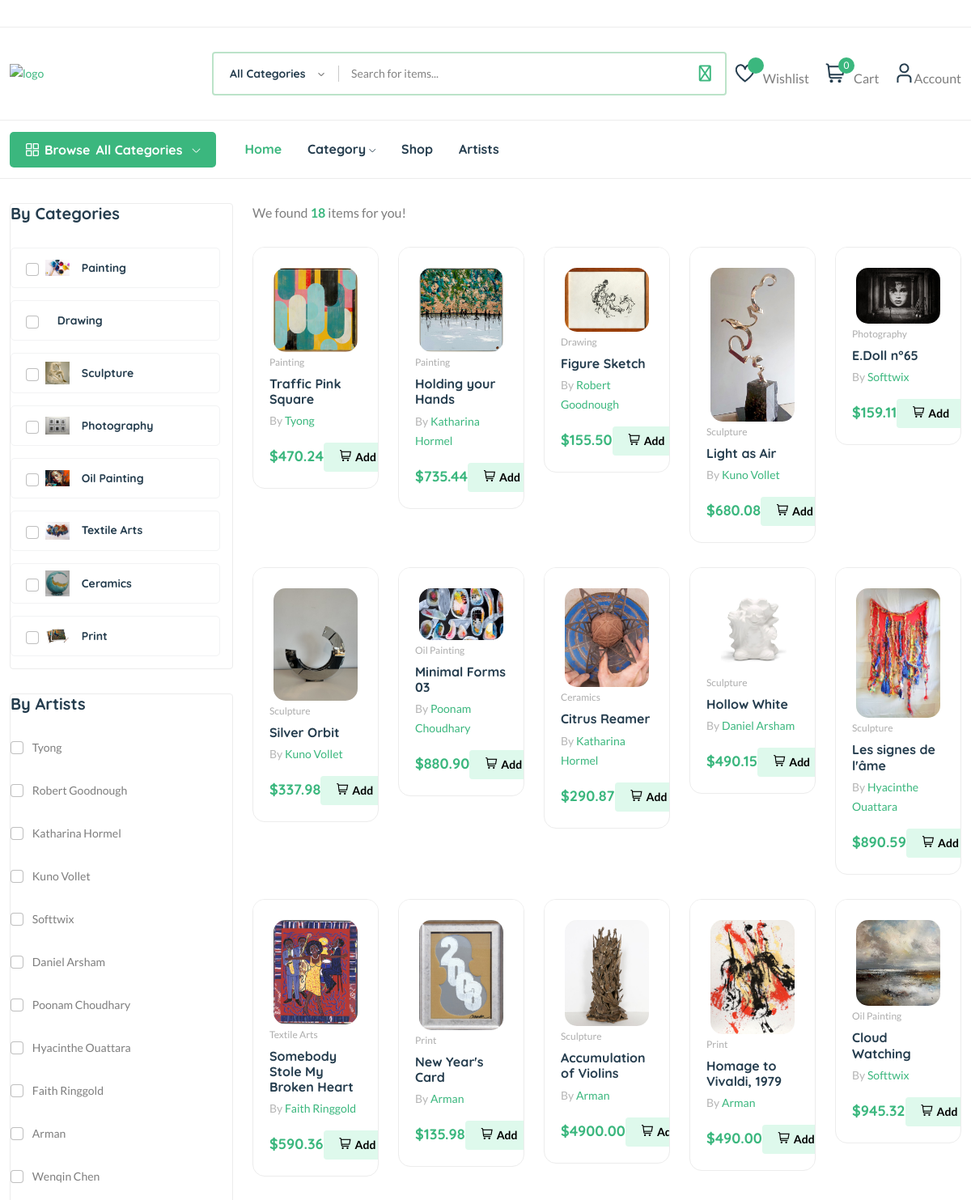
Screenshot of /products/ (upper part) with the database file from the repository.
### core/models.py (models this page shows, shortened)
class Category(models.Model):
    cid = ShortUUIDField(unique=True,length=10, max_length=20, prefix= "cat",alphabet="abcdefgh12345")
    title = models.CharField(max_length=100, default= "Painting")
    image = models.ImageField(upload_to="category", default= "category.jpg")
    class Meta:
        verbose_name_plural = "Categories"

class Artist(models.Model):
    aid = ShortUUIDField(unique=True,length=10, max_length=20, prefix= "artst",alphabet="abcdefgh12345")
    title = models.CharField(max_length=100, default="Tyong")
    image = models.ImageField(upload_to=user_directory_path, default="artist.jpg")
    cover_image = models.ImageField(upload_to=user_directory_path, default="artist.jpg")
    description =  RichTextUploadingField(null=True, blank= True, default= "I am an artist.")
    address = models.CharField(max_length=100, default= "123 Main Street")
    contact = models.CharField(max_length=100,default="+(977) (1234) 56789")
    chat_resp_time = models.CharField(max_length=100, default="100")
    shipping_on_time = models.CharField(max_length=100, default="100")
    authentic_rating = models.CharField(max_length=100, default="100")
    days_return = models.CharField(max_length=100, default="100")
    warranty_period = models.CharField(max_length=100, default="100")
    user = models.ForeignKey(User, on_delete=models.SET_NULL, null=True)
    date = models.DateTimeField(auto_now_add=True, null= True, blank=True)
    class Meta:
        verbose_name_plural = "Artists"

class Product(models.Model):
    pid = ShortUUIDField(unique=True,length=10, max_length=20,alphabet="abcdefgh12345")
    user = models.ForeignKey(User, on_delete=models.SET_NULL, null=True)
    category = models.ForeignKey(Category, on_delete=models.SET_NULL, null=True, related_name="category")
    artist = models.ForeignKey(Artist, on_delete=models.SET_NULL, null=True, related_name="artist")
    title = models.CharField(max_length=100, default= "Starry Night")
    image = models.ImageField(upload_to=user_directory_path, default= "product.jpg")
    description =  RichTextUploadingField(null=True, blank= True, default="This is art")
    price = models.DecimalField(max_digits=12, decimal_places=2, default= 4900.15)
    old_price = models.DecimalField(max_digits=12, decimal_places=2, default= 5100.24)
    specifications = RichTextUploadingField(null=True, blank= True)
    type = models.CharField(max_length=100, default= "Painting")
    stock_count = models.CharField(max_length=100, default= "10")
    mfd= models.DateTimeField(auto_now_add=False,null=True,blank=True)
    tags = TaggableManager(blank=True)
    products_status = models.CharField(choices= STATUS, max_length= 10, default="in_review")
    status = models.BooleanField(default=True)
    in_stock = models.BooleanField(default=True)
    featured = models.BooleanField(default=False)
    digital = models.BooleanField(default=False)
    sku = ShortUUIDField(unique=True,length=4, max_length=10,prefix = "sku",alphabet="abcdefgh12345")
    date = models.DateField(auto_now_add=True)
    updated = models.DateTimeField(null=True, blank=True)
    class Meta:
        verbose_name_plural = "Products"
    def get_percentage(self):
        new_price = ((self.old_price-self.price)/self.old_price) * 100
        return new_price

### core/views.py (the view)
# urls.py: path("products/", product_list_view, name= "product-list"),
def product_list_view(request):
    products = Product.objects.filter(products_status="published")
    context = {
        "products":products,
    }
    return render(request,'core/product-list.html',context)

### core/context_processor.py (called while the page is built)
def default(request):
    categories = Category.objects.all()
    artists = Artist.objects.all()
    min_max_price = Product.objects.aggregate(Min("price"),Max("price"))
    try:
        wishlist = wishlist_model.objects.filter(user=request.user)
    except:
        messages.warning(request, "")
        wishlist = 0
    try:
        address = Address.objects.get(user=request.user)
    except:
        address = None
    return {
        'categories':categories,
        'address':address,
        'wishlist':wishlist,
        'artists':artists,
        'min_max_price':min_max_price,
    }

### templates/core/product-list.html (shortened to what this page needs)
{% extends 'partials/base.html' %} {% load static %} {% block content %}
<main class="main">
    <div class="container mb-30 mt-30">
        <div class="row">
            <div class="col-lg-3">
                <div class="card mb-30">
                    <h5 class="mb-30">By Categories</h5>
                    <div class="categories-dropdown-wrap font-heading">
                        <ul>
                            {% for c in categories %}
                            <li>
                                <input data-filter="category" class="form-check-input filter-checkbox" type="checkbox" name="checkbox" id="exampleCheckbox2" value="{{c.id}}" />
                                <a href="shop-grid-right.html"> <img src="{{c.image.url}}" alt="" />{{c.title}}</a>
                            </li>
                            {% endfor %}
                        </ul>
                    </div>
                </div>
                <div class="card mb-30">
                    <h5 class="mb-30">By Artists</h5>
                    <div class="d-flex">
                        <div class="custome-checkboxx mr-80">
                            {% for a in artists %}
                            <input data-filter="artist" class="form-check-input filter-checkbox" type="checkbox" name="checkbox" id="exampleCheckbox1" value="{{a.id}}" />
                            <label class="form-check-label" for="exampleCheckbox1"><span>{{a.title}}</span></label>
                            <br />
                            <br />
                            {% endfor %}
                        </div>
                    </div>
                </div>
            </div>
            <div class="col-lg-9">
                <div class="shop-product-fillter">
                    <div class="totall-product">
                        <p>We found <strong class="text-brand">{{products.count}}</strong> items for you!</p>
                    </div>
                </div>
                <div class="row product-grid" id="filtered-products">
                    {% for p in products %}
                    <div class="col-lg-1-5 col-md-4 col-12 col-sm-6">
                        <div class="product-cart-wrap mb-30">
                            <div class="product-img-action-wrap">
                                <div class="product-img product-img-zoom">
                                    <a href="{% url 'core:product-detail' p.pid %}">
                                        <img class="default-img" src="{{p.image.url}}" alt="" />
                                    </a>
                                </div>
                            </div>
                            <div class="product-content-wrap">
                                <div class="product-category">
                                    <a href="{% url 'core:product-detail' p.pid %}">{{p.category.title}}</a>
                                </div>
                                <h2><a href="{% url 'core:product-detail' p.pid %}">{{p.title}}</a></h2>
                                <div>
                                    <span class="font-small text-muted">By <a href="{% url 'core:artist-detail' p.artist.aid %}">{{p.artist.title}}</a></span>
                                </div>
                                <div class="product-card-bottom">
                                    <div class="product-price">
                                        <span>$</span><span class="current-product-price-{{p.id}}">{{p.price}}</span>
                                    </div>
                                    <div class="add-cart">
                                        <div class="d-flex">
                                            <button class="add add-to-cart-btn" data-index="{{p.id}}" style="border: none;" id="add-to-cart-btn"><i class="fi-rs-shopping-cart mr-5"></i>Add</button>
                                        </div>
                                    </div>
                                </div>
                            </div>
                        </div>
                    </div>
                    {% endfor %}
                </div>
            </div>
        </div>
    </div>
</main>
{% endblock content %}

### templates/partials/base.html (shortened to what this page needs)
{% load static %}
<!DOCTYPE html>
<html class="no-js" lang="en">
<head>
    <link rel="stylesheet" href="{% static 'assets/css/plugins/slider-range.css' %}" />
    <link rel="stylesheet" href="{% static '/assets/css/main.css'%}" />
    <link rel="stylesheet" href="https://cdnjs.cloudflare.com/ajax/libs/font-awesome/5.13.0/css/all.min.css">
    <link rel="stylesheet" href="https://cdnjs.cloudflare.com/ajax/libs/font-awesome/6.0.0-beta3/css/all.min.css" />
</head>
<body>
    <header class="header-area header-style-1 header-height-2">
        <div class="header-top header-top-ptb-1 d-none d-lg-block">
            <div class="container">
                <div class="row align-items-center">
                    <div class="col-xl-6 col-lg-4">
                        <div class="text-center">
                        </div>
                    </div>
                </div>
            </div>
        </div>
        <div class="header-middle header-middle-ptb-1 d-none d-lg-block">
            <div class="container">
                <div class="header-wrap">
                    <div class="logo logo-width-1">
                        <a href="index.html"><img src="{% static 'assets/imgs/theme/logo.svg' %}" alt="logo" /></a>
                    </div>
                    <div class="header-right">
                        <div class="search-style-2">
                            <form action="{% url 'core:search' %}" method="GET">
                                <input type="text" placeholder="Search for items..." name="q" />
                                <button class="fas fa-search " type="submit"></button>
                            </form>
                        </div>
                        <div class="header-action-right">
                            <div class="header-action-2">
                                <div class="header-action-icon-2">
                                    <a href="{% url 'core:wishlist' %}">
                                        <img class="svgInject" alt="Nest" src="{% static 'assets/imgs/theme/icons/icon-heart.svg' %}" />
                                        <span class="pro-count blue">{{wishlist.count}}</span>
                                    </a>
                                    <a href="{% url 'core:wishlist' %}"><span class="lable">Wishlist</span></a>
                                </div>
                                <div class="header-action-icon-2">
                                    <a class="mini-cart-icon" href="{% url 'core:cart' %}">
                                        <img alt="Nest" src="{% static 'assets/imgs/theme/icons/icon-cart.svg'%}" />
                                        <span class="pro-count blue">{{request.session.cart_data_obj|length}}</span>
                                    </a>
                                    <a href="{% url 'core:cart' %}"><span class="lable">Cart</span></a>
                                </div>
                                <div class="header-action-icon-2">
                                    <a href="page-account.html">
                                        <img class="svgInject" alt="Nest" src="{% static 'assets/imgs/theme/icons/icon-user.svg' %}" />
                                    </a>
                                    <a href="page-account.html"><span class="lable ml-0">Account</span></a>
                                </div>
                            </div>
                        </div>
                    </div>
                </div>
            </div>
        </div>
        <div class="header-bottom header-bottom-bg-color sticky-bar">
            <div class="container">
                <div class="header-wrap header-space-between position-relative">
                    <div class="header-nav d-none d-lg-flex">
                        <div class="main-categori-wrap d-none d-lg-block">
                            <a class="categories-button-active" href="#">
                                <span class="fi-rs-apps"></span> <span class="et">Browse</span> All Categories
                                <i class="fi-rs-angle-down"></i>
                            </a>
                        </div>
                        <div class="main-menu main-menu-padding-1 main-menu-lh-2 d-none d-lg-block font-heading">
                            <nav>
                                <ul>
                                    <li>
                                        <a class="active" href="{% url 'core:index' %}">Home </a>
                                    </li>
                                    <li>
                                        <a href="{% url 'core:category-list'%}">Category<i class="fi-rs-angle-down"></i></a>
                                    </li>
                                    <li><a href="{% url 'core:product-list' %}">Shop</a></li>
                                        <li><a href="{% url 'core:artist-list' %}">Artists </a></li>
                                </ul>
                            </nav>
                        </div>
                    </div>
                </div>
            </div>
        </div>
    </header>
    {% block content %}
    {% endblock content %}
</body>
</html>

### rows the page displays
Category: image (picture), title "Painting"
Category: title "Drawing"
Category: image (picture), title "Sculpture"
Category: image (picture), title "Photography"
Category: image (picture), title "Oil Painting"
Category: image (picture), title "Textile Arts"
Category: image (picture), title "Ceramics"
Category: image (picture), title "Print"
Artist: title "Tyong"
Artist: title "Robert Goodnough"
Artist: title "Katharina Hormel"
Artist: title "Kuno Vollet"
Artist: title "Softtwix"
Artist: title "Daniel Arsham"
Artist: title "Poonam Choudhary"
Artist: title "Hyacinthe Ouattara"
Artist: title "Faith Ringgold"
Artist: title "Arman"
Artist: title "Wenqin Chen"
Product: image (picture), category "Painting", title "Traffic Pink Square", artist "Tyong", price "470.24"
Product: image (picture), category "Painting", title "Holding your Hands", artist "Katharina Hormel", price "735.44"
Product: image (picture), category "Drawing", title "Figure Sketch", artist "Robert Goodnough", price "155.50"
Product: image (picture), category "Sculpture", title "Light as Air", artist "Kuno Vollet", price "680.08"
Product: image (picture), category "Photography", title "E.Doll n°65", artist "Softtwix", price "159.11"
Product: image (picture), category "Sculpture", title "Silver Orbit", artist "Kuno Vollet", price "337.98"
Product: image (picture), category "Oil Painting", title "Minimal Forms 03", artist "Poonam Choudhary", price "880.90"
Product: image (picture), category "Ceramics", title "Citrus Reamer", artist "Katharina Hormel", price "290.87"
Product: image (picture), category "Sculpture", title "Hollow White", artist "Daniel Arsham", price "490.15"
Product: image (picture), category "Sculpture", title "Les signes de l'âme", artist "Hyacinthe Ouattara", price "890.59"
Product: image (picture), category "Textile Arts", title "Somebody Stole My Broken Heart", artist "Faith Ringgold", price "590.36"
Product: image (picture), category "Print", title "New Year's Card", artist "Arman", price "135.98"
Product: image (picture), category "Sculpture", title "Accumulation of Violins", artist "Arman", price "4900.00"
Product: image (picture), category "Print", title "Homage to Vivaldi, 1979", artist "Arman", price "490.00"
Product: image (picture), category "Oil Painting", title "Cloud Watching", artist "Softtwix", price "945.32"

### other values shown
{{ request.session.cart_data_obj|length }} "0"
{{ products.count }} "18"
